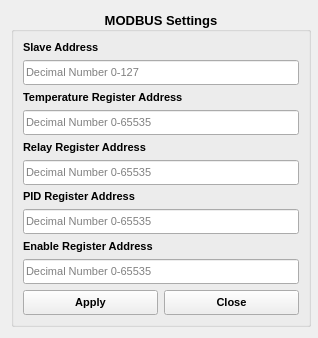
<?xml version="1.0" encoding="UTF-8"?>
<ui version="4.0">
 <class>MODBUS_Settings</class>
 <widget class="QWidget" name="MODBUS_Settings">
  <property name="geometry">
   <rect>
    <x>0</x>
    <y>0</y>
    <width>318</width>
    <height>338</height>
   </rect>
  </property>
  <property name="minimumSize">
   <size>
    <width>318</width>
    <height>338</height>
   </size>
  </property>
  <property name="maximumSize">
   <size>
    <width>318</width>
    <height>338</height>
   </size>
  </property>
  <property name="windowTitle">
   <string>Form</string>
  </property>
  <layout class="QHBoxLayout" name="horizontalLayout">
   <item>
    <widget class="QGroupBox" name="groupBox">
     <property name="minimumSize">
      <size>
       <width>300</width>
       <height>0</height>
      </size>
     </property>
     <property name="maximumSize">
      <size>
       <width>300</width>
       <height>320</height>
      </size>
     </property>
     <property name="font">
      <font>
       <pointsize>10</pointsize>
       <weight>75</weight>
       <bold>true</bold>
      </font>
     </property>
     <property name="title">
      <string>MODBUS Settings</string>
     </property>
     <property name="alignment">
      <set>Qt::AlignCenter</set>
     </property>
     <layout class="QVBoxLayout" name="verticalLayout">
      <item>
       <widget class="QLabel" name="label">
        <property name="font">
         <font>
          <pointsize>8</pointsize>
          <weight>75</weight>
          <bold>true</bold>
         </font>
        </property>
        <property name="text">
         <string>Slave Address</string>
        </property>
       </widget>
      </item>
      <item>
       <widget class="QLineEdit" name="lineedit_slaveaddress">
        <property name="minimumSize">
         <size>
          <width>0</width>
          <height>25</height>
         </size>
        </property>
        <property name="maximumSize">
         <size>
          <width>16777215</width>
          <height>25</height>
         </size>
        </property>
        <property name="font">
         <font>
          <pointsize>8</pointsize>
          <weight>50</weight>
          <bold>false</bold>
         </font>
        </property>
        <property name="inputMask">
         <string/>
        </property>
        <property name="frame">
         <bool>true</bool>
        </property>
        <property name="placeholderText">
         <string>Decimal Number 0-127</string>
        </property>
       </widget>
      </item>
      <item>
       <widget class="QLabel" name="label_2">
        <property name="font">
         <font>
          <pointsize>8</pointsize>
          <weight>75</weight>
          <bold>true</bold>
         </font>
        </property>
        <property name="text">
         <string>Temperature Register Address</string>
        </property>
       </widget>
      </item>
      <item>
       <widget class="QLineEdit" name="lineedit_tempaddr">
        <property name="minimumSize">
         <size>
          <width>0</width>
          <height>25</height>
         </size>
        </property>
        <property name="maximumSize">
         <size>
          <width>16777215</width>
          <height>25</height>
         </size>
        </property>
        <property name="font">
         <font>
          <pointsize>8</pointsize>
          <weight>50</weight>
          <bold>false</bold>
         </font>
        </property>
        <property name="placeholderText">
         <string>Decimal Number 0-65535</string>
        </property>
       </widget>
      </item>
      <item>
       <widget class="QLabel" name="label_3">
        <property name="font">
         <font>
          <pointsize>8</pointsize>
          <weight>75</weight>
          <bold>true</bold>
         </font>
        </property>
        <property name="text">
         <string>Relay Register Address</string>
        </property>
       </widget>
      </item>
      <item>
       <widget class="QLineEdit" name="lineedit_relayaddr">
        <property name="minimumSize">
         <size>
          <width>0</width>
          <height>25</height>
         </size>
        </property>
        <property name="maximumSize">
         <size>
          <width>16777215</width>
          <height>25</height>
         </size>
        </property>
        <property name="font">
         <font>
          <pointsize>8</pointsize>
          <weight>50</weight>
          <bold>false</bold>
         </font>
        </property>
        <property name="placeholderText">
         <string>Decimal Number 0-65535</string>
        </property>
       </widget>
      </item>
      <item>
       <widget class="QLabel" name="label_4">
        <property name="font">
         <font>
          <pointsize>8</pointsize>
          <weight>75</weight>
          <bold>true</bold>
         </font>
        </property>
        <property name="text">
         <string>PID Register Address</string>
        </property>
       </widget>
      </item>
      <item>
       <widget class="QLineEdit" name="lineedit_pidaddr">
        <property name="minimumSize">
         <size>
          <width>0</width>
          <height>25</height>
         </size>
        </property>
        <property name="maximumSize">
         <size>
          <width>16777215</width>
          <height>25</height>
         </size>
        </property>
        <property name="font">
         <font>
          <pointsize>8</pointsize>
          <weight>50</weight>
          <bold>false</bold>
         </font>
        </property>
        <property name="placeholderText">
         <string>Decimal Number 0-65535</string>
        </property>
       </widget>
      </item>
      <item>
       <widget class="QLabel" name="label_5">
        <property name="font">
         <font>
          <pointsize>8</pointsize>
          <weight>75</weight>
          <bold>true</bold>
         </font>
        </property>
        <property name="text">
         <string>Enable Register Address</string>
        </property>
       </widget>
      </item>
      <item>
       <widget class="QLineEdit" name="lineedit_enableaddr">
        <property name="minimumSize">
         <size>
          <width>0</width>
          <height>25</height>
         </size>
        </property>
        <property name="maximumSize">
         <size>
          <width>16777215</width>
          <height>25</height>
         </size>
        </property>
        <property name="font">
         <font>
          <pointsize>8</pointsize>
          <weight>50</weight>
          <bold>false</bold>
         </font>
        </property>
        <property name="placeholderText">
         <string>Decimal Number 0-65535</string>
        </property>
       </widget>
      </item>
      <item>
       <layout class="QHBoxLayout" name="horizontalLayout_2">
        <item>
         <widget class="QPushButton" name="pushbutton_apply">
          <property name="minimumSize">
           <size>
            <width>0</width>
            <height>25</height>
           </size>
          </property>
          <property name="maximumSize">
           <size>
            <width>16777215</width>
            <height>25</height>
           </size>
          </property>
          <property name="font">
           <font>
            <pointsize>8</pointsize>
            <weight>75</weight>
            <bold>true</bold>
           </font>
          </property>
          <property name="text">
           <string>Apply</string>
          </property>
         </widget>
        </item>
        <item>
         <widget class="QPushButton" name="pushbutton_close">
          <property name="minimumSize">
           <size>
            <width>0</width>
            <height>25</height>
           </size>
          </property>
          <property name="maximumSize">
           <size>
            <width>16777215</width>
            <height>25</height>
           </size>
          </property>
          <property name="font">
           <font>
            <pointsize>8</pointsize>
            <weight>75</weight>
            <bold>true</bold>
           </font>
          </property>
          <property name="text">
           <string>Close</string>
          </property>
         </widget>
        </item>
       </layout>
      </item>
     </layout>
    </widget>
   </item>
  </layout>
 </widget>
 <resources/>
 <connections/>
</ui>
